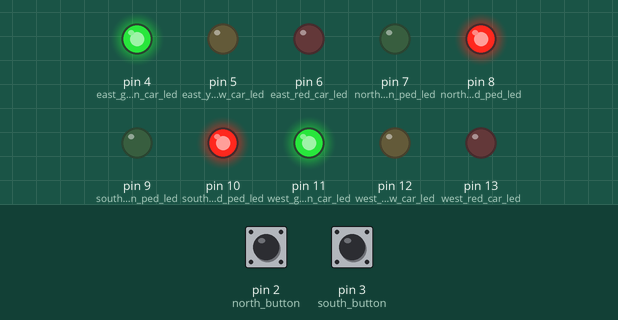
Recording of a sketch running on a simulated Arduino Uno, built with avr-gcc and run on an emulated ATmega328P. Shown: output pins drawn as LEDs (lit = HIGH). The inputs (shaded band) are chosen by the test bench; at power-on: pin 2 (north_button) LOW, pin 3 (south_button) LOW.

Above: at 1.2 s.
1.3 s: pin 2 (north_button) pulled HIGH for 0.15 s
At 2.8 s:
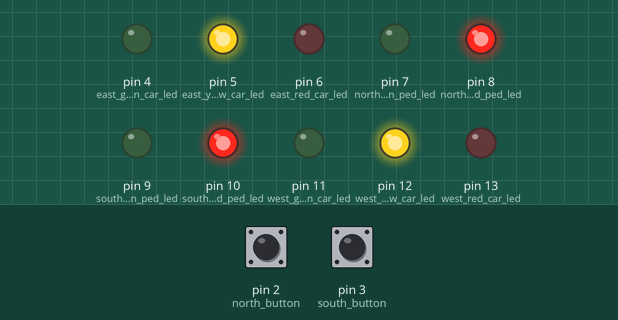
4.4 s: pin 3 (south_button) pulled HIGH for 0.15 s
At 4.5 s:
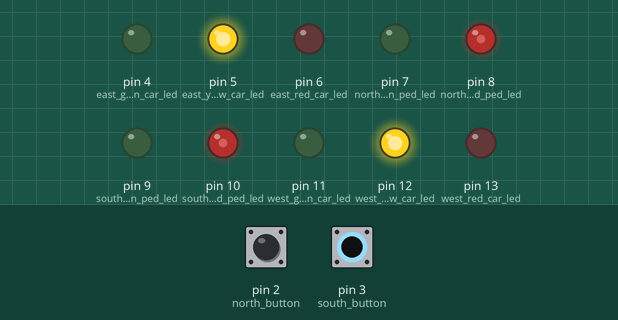
6.1 s: pin 2 (north_button) pulled HIGH for 1 s
At 8.1 s:
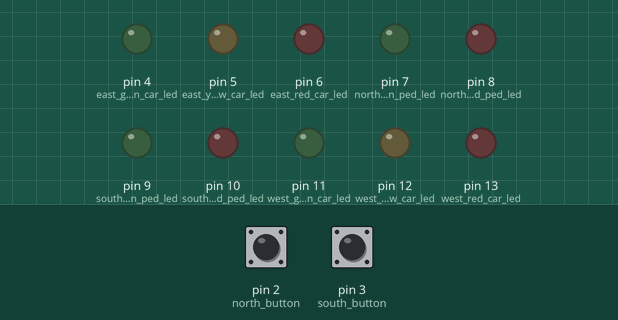
9.1 s: pin 3 (south_button) pulled HIGH for 1 s
At 11.9 s:
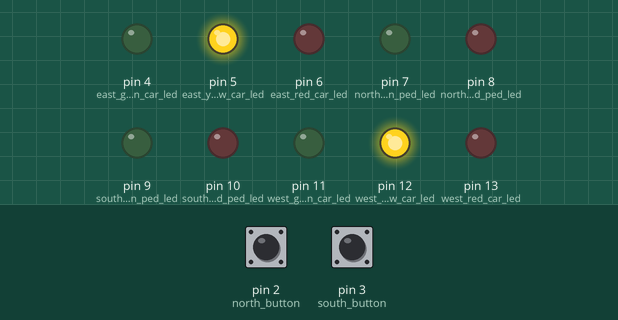
12.1 s: pin 2 (north_button) pulled HIGH for 0.15 s
At 13.9 s:
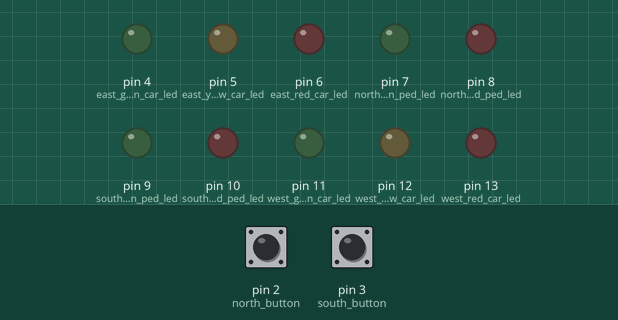
15.1 s: pin 3 (south_button) pulled HIGH for 3.2 s
At 19.0 s:
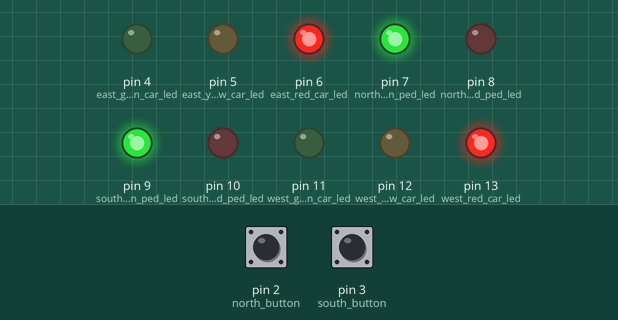
Timing chart, 0 to 29.1 s (numbered marks = the images above; inputs shaded):
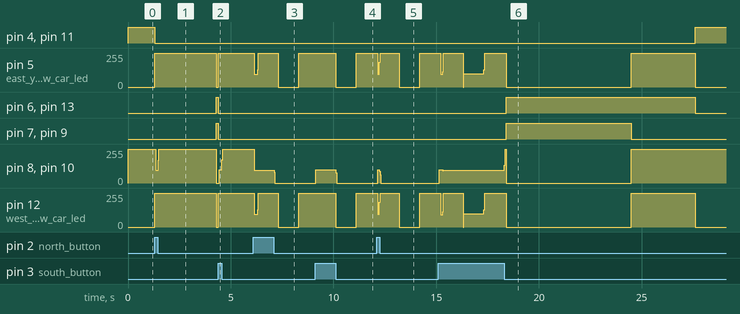

The sketch:

6.ino
```cpp
/*5) Use the following techniques to implement the System in a neat and easy to read way:
- Use a timer rather than delay()s between each change, so that your run loop would be free to handle other tasks
- Use a Finite State Machine (or more if you like) to implement the system.*/

#include "TimerOne.h"

//Define delay times
#define DELAY_BUTTON_HOLD 20
#define DELAY_CAR2PED 3000
#define DELAY_PED_CROSSING 6000
#define DELAY_PED2CAR 3000


// Pin definitions of leds and buttons
int west_red_car_led = 13;
int west_yellow_car_led = 12;
int west_green_car_led = 11;

int south_red_ped_led = 10;
int south_green_ped_led = 9;

int north_red_ped_led = 8;
int north_green_ped_led = 7;

int east_red_car_led = 6;
int east_yellow_car_led = 5;
int east_green_car_led = 4;

int south_button = 3;
int north_button = 2;

//button states
int south_button_state = 0;
int north_button_state = 0;

int button_pressed = 0;
int button_hold = 0;

//states of the traffic light system
enum States {
  CAR_GOES,
  CAR2PED,
  PED_GOES,
  PED2CAR,
  ERR = -1,
};

States current_state; //the current state

//led patterns at all the states
                         //r,y,g,  r,g   r,g   r,y,g
int leds_car_goes[]     = {0,0,1,  1,0,  1,0,  0,0,1};
int leds_car2ped[]      = {0,1,0,  1,0,  1,0,  0,1,0};
int leds_ped_goes[]     = {1,0,0,  0,1,  0,1,  1,0,0};
int leds_ped2car[]      = {1,1,0,  1,0,  1,0,  1,1,0};
int leds_err_blk[]      = {0,1,0,  0,0,  0,0,  0,1,0};
int leds_err_off[]      = {0,0,0,  0,0,  0,0,  0,0,0};


//implement a timer
unsigned long timer = 0;

void update_timer(){
  timer += 100;
}

// the setup routine runs once when you press reset:
void setup() {
  // initialize the digital pin as an output.
  pinMode(west_red_car_led, OUTPUT);
  pinMode(west_yellow_car_led, OUTPUT);
  pinMode(west_green_car_led, OUTPUT);

  pinMode(south_red_ped_led, OUTPUT);
  pinMode(south_green_ped_led, OUTPUT);

  pinMode(north_red_ped_led, OUTPUT);
  pinMode(north_green_ped_led, OUTPUT);

  pinMode(east_red_car_led, OUTPUT);
  pinMode(east_yellow_car_led, OUTPUT);
  pinMode(east_green_car_led, OUTPUT);

  pinMode(south_button, INPUT);
  pinMode(north_button, INPUT);

  Timer1.initialize(100000);         // initialize timer1, and set a 0.1 second period
  Timer1.attachInterrupt(update_timer);  // attaches update_timer() as a timer overflow interrupt


  current_state = CAR_GOES; //starts as CG state
  timer = 0;

}

// set all leds to the corresponding led patterns
void set_leds(int leds[10]){
  digitalWrite(west_red_car_led, leds[0]);
  digitalWrite(west_yellow_car_led, leds[1]);
  digitalWrite(west_green_car_led, leds[2]);

  digitalWrite(south_red_ped_led, leds[3]);
  digitalWrite(south_green_ped_led, leds[4]);

  digitalWrite(north_red_ped_led, leds[5]);
  digitalWrite(north_green_ped_led, leds[6]);

  digitalWrite(east_red_car_led, leds[7]);
  digitalWrite(east_yellow_car_led, leds[8]);
  digitalWrite(east_green_car_led, leds[9]);
}

void blink_yellow_led(){
  if((timer % 2000) < 1000){ //blinks the yellow led every second.
    set_leds(leds_err_blk);
  }
  else{
    set_leds(leds_err_off);
  }
}

//implement the state machine
void change_state(){

  switch(current_state){
    case CAR_GOES:
      set_leds(leds_car_goes);
      if (button_pressed == 1){
        current_state = CAR2PED;
        button_pressed = 0;
        timer = 0;
      }
      if (timer > 60000){ // set back timer when running to long in the same state to prevent overflow
        timer = 0;
      }
      break;

    case CAR2PED:
      set_leds(leds_car2ped);
      if (timer > DELAY_CAR2PED){
        current_state = PED_GOES;
        timer = 0;
      }
      break;

    case PED_GOES:
      set_leds(leds_ped_goes);
      if (timer > DELAY_PED_CROSSING){
        current_state = PED2CAR;
        timer = 0;
      }
      break;

    case PED2CAR:
      set_leds(leds_ped2car);
      if (timer > DELAY_PED2CAR){
        current_state  = CAR_GOES;
        timer = 0;
      }
      break;

    //set default as error state, which happens when pressing the button too long or any error occurs in the program
    default:
      blink_yellow_led();
      if (timer > 60000){ // set back timer when running to long in the same state to prevent overflow
        timer = 0;
      }
      break;
  }
}


// the loop routine runs over and over again forever:
void loop() {


  south_button_state = digitalRead(south_button);
  north_button_state = digitalRead(north_button);

  //check if any of the buttons is pressed
  if ((south_button_state == 1) || (north_button_state == 1)){
    button_pressed = 1;
    button_hold++;
  }
  else{
    button_hold = 0;
  }

  if (button_hold > DELAY_BUTTON_HOLD){ //check if button has been hold for a long time
    if (current_state != ERR){ // set to Error state if not already in Error state
      current_state = ERR;
      button_hold = 0;
    }
    else {
      current_state = CAR2PED; // set to CAR2PED state if long-press button at Error state
      button_hold = 0;
    }
  }

  // check and change the state
  change_state();

  button_pressed = 0; //prevent button pressed in states other than CAR_GOES
}
```

Measured:
- after the input at 1.3 s, pin 4 (east_green_car_led): HIGH → LOW at once; pin 5 (east_yellow_car_led): 0/255 → 255/255 at once, → 0/255 3.0 s later
- after the input at 4.4 s, pin 5 (east_yellow_car_led), pin 12 (west_yellow_car_led): 0/255 → 255/255 at once; pin 6 (east_red_car_led), pin 7 (north_green_ped_led), pin 9 (south_green_ped_led), pin 13 (west_red_car_led): HIGH → LOW at once; pin 8 (north_red_ped_led), pin 10 (south_red_ped_led): 0/255 → 98/255 after 0.05 s, → 255/255 0.12 s later
- after the input at 6.1 s, pin 6 (east_red_car_led), pin 7 (north_green_ped_led), pin 9 (south_green_ped_led), pin 13 (west_red_car_led): stays LOW (without the input it goes to HIGH after 1.3 s); pin 8 (north_red_ped_led), pin 10 (south_red_ped_led): 255/255 → 96/255 after 0.05 s, → 0/255 0.96 s later
- after the input at 9.1 s, pin 8 (north_red_ped_led), pin 10 (south_red_ped_led): 0/255 → 98/255 after 0.05 s, → 0/255 0.96 s later
- after the input at 12.1 s, pin 8 (north_red_ped_led), pin 10 (south_red_ped_led): 0/255 → 100/255 after 0.05 s, → 0/255 0.08 s later
- after the input at 15.1 s, pin 4 (east_green_car_led): LOW → HIGH after 12.5 s; pin 6 (east_red_car_led): LOW → HIGH after 3.3 s, → LOW 9.2 s later
